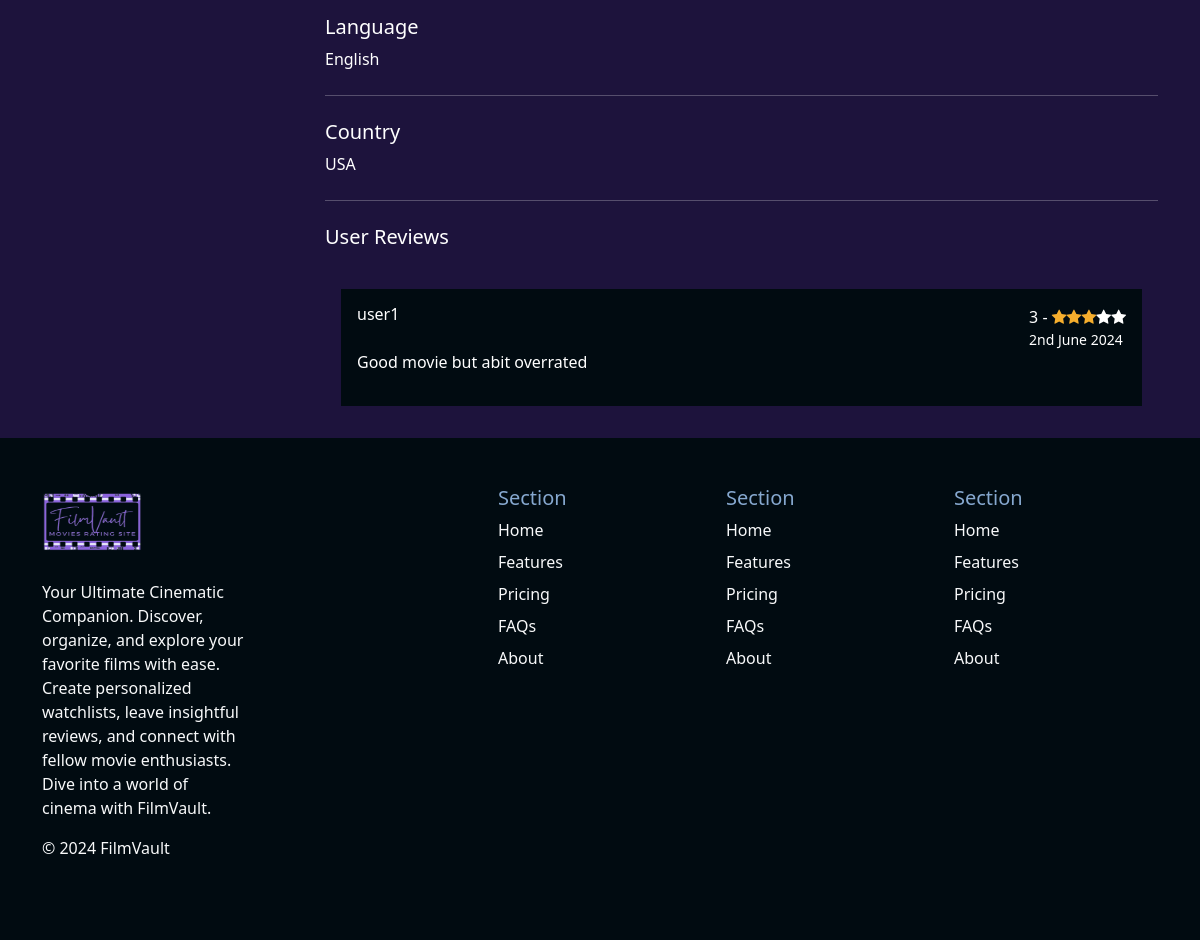
The page /movie-detail.php?movie_id=120 (lower part) on the database as committed earlier.
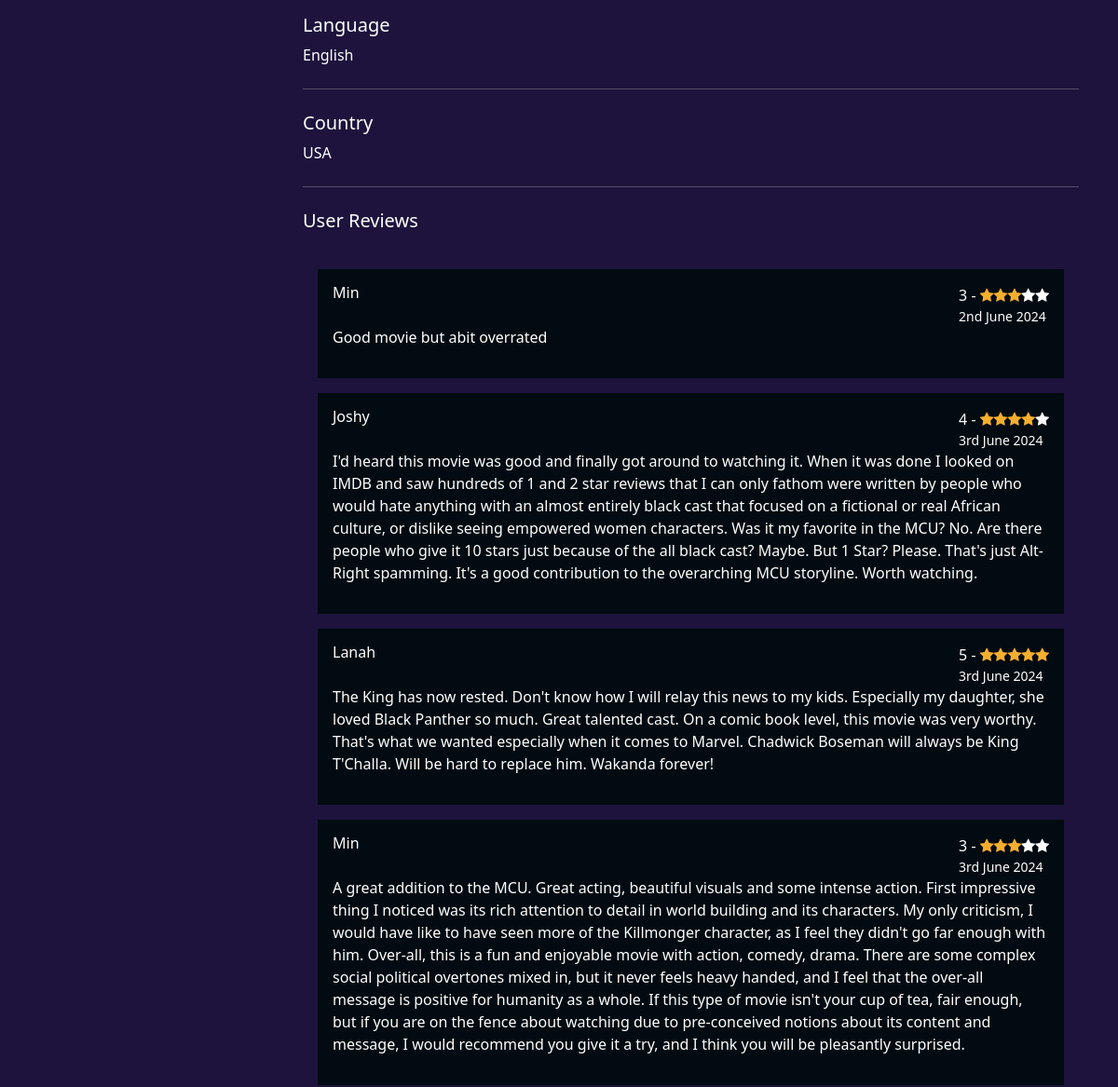
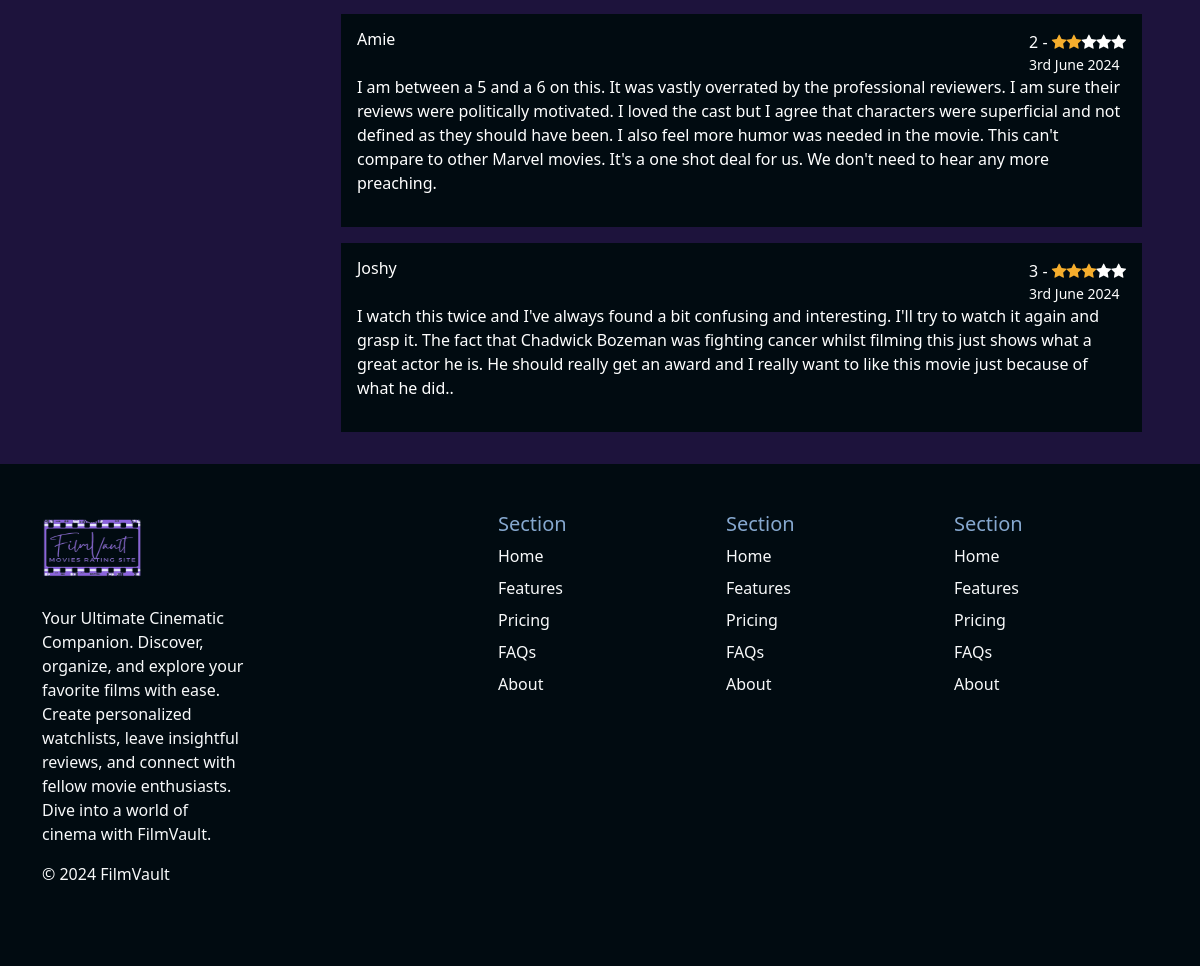
The same page on the database as committed later (2 pictures, top to bottom).
### tables this page shows
CREATE TABLE `Rating` (
  `rating_id` int(11) NOT NULL,
  `movie_id` int(11) DEFAULT NULL,
  `rating` int(11) DEFAULT NULL CHECK (`rating` between 1 and 5),
  `review` varchar(3000) DEFAULT NULL,
  `rating_date` timestamp NOT NULL DEFAULT current_timestamp() ON UPDATE current_timestamp(),
  `user_id` int(11) NOT NULL
);

CREATE TABLE `Users` (
  `user_id` int(11) NOT NULL,
  `username` varchar(255) DEFAULT NULL,
  `user_email` varchar(255) DEFAULT NULL,
  `user_pwd` varchar(255) DEFAULT NULL
);

### movie-detail.php (the view, shortened to what the changed rows need)
<?php
include 'db.php';
$movie_id = isset($_GET['movie_id']) ? intval($_GET['movie_id']) : 0;
try {
    $stmt = $db->prepare("SELECT rating, review, rating_date, u.username
                        FROM Rating r
                        INNER JOIN users u ON u.user_id = r.user_id
                        WHERE movie_id = :movie_id");
    $stmt->execute(['movie_id' => $movie_id]);
    $allRating = $stmt->fetchAll(PDO::FETCH_ASSOC);
} catch (PDOException $e) {
    die('Query failed: ' . $e->getMessage());
}
?>
<!doctype html>
<html lang="en">
<head>
  <link rel="stylesheet" href="extra.css">
  <link href="https://cdn.jsdelivr.net/npm/bootstrap@5.3.3/dist/css/bootstrap.min.css" rel="stylesheet">
  <link rel="stylesheet" href="https://cdnjs.cloudflare.com/ajax/libs/font-awesome/4.7.0/css/font-awesome.min.css">
</head>
<body>
<div class="container mt-3">
    <div class="row g-3">
        <div class="col-9">
            <div class="review-list p-3">
                <?php
                if (count($allRating) > 0) {
                    foreach ($allRating as $row) {
                        echo '<div class="review-card p-3 my-3">';
                        echo ' <div class="d-flex justify-content-between">';
                        echo '<h6>' . $row['username'] . '</h6> ';
                        echo ' <div class="d-flex flex-column">';
                        echo ' <span>';
                        echo '<span>' . $row['rating'] . ' - </span> ';
                        for ($i = 1; $i <= 5; $i++) {
                            if ($row && $row['rating']>= $i) {
                                echo '<i class="fa fa-star checked"></i>';
                            } else {
                                echo '<i class="fa fa-star"></i>';
                            }
                        };
                        echo '</span>';
                        echo ' <small>'. date("jS F Y", strtotime($row['rating_date'])) .'</small>';
                        echo '</div> ';
                        echo ' </div>';;
                        echo ' <p>';
                        echo $row['review'];
                        echo ' </p>';
                        echo '</div>';
                    }
                }
                ?>
            </div>
        </div>
    </div>
</div>
</body>
</html>

Rows that differ between the two databases and show on the page:
changed through a linked row, rating "Good movie but abit overrated": user.username "user1" → "Min"
added rating: user.username "Joshy", rating "4", rating_date "3rd June 2024", review "I'd heard this movie was good and finally got around to watching it. When it was done I looked on IMDB and saw hundreds of 1 and 2 star reviews that I can only fathom were written by people who would hate anything with an almost entirely black cast that focused on a fictional or real African culture, or dislike seeing empowered women characters. Was it my favorite in the MCU? No. Are there people who give it 10 stars just because of the all black cast? Maybe. But 1 Star? Please. That's just Alt-Right spamming. It's a good contribution to the overarching MCU storyline. Worth watching."
added rating: user.username "Lanah", rating "5", rating_date "3rd June 2024", review "The King has now rested. Don't know how I will relay this news to my kids. Especially my daughter, she loved Black Panther so much. Great talented cast. On a comic book level, this movie was very worthy. That's what we wanted especially when it comes to Marvel. Chadwick Boseman will always be King T'Challa. Will be hard to replace him. Wakanda forever!"
added rating: user.username "Min", rating "3", rating_date "3rd June 2024", review "A great addition to the MCU. Great acting, beautiful visuals and some intense action. First impressive thing I noticed was its rich attention to detail in world building and its characters. My only criticism, I would have like to have seen more of the Killmonger character, as I feel they didn't go far enough with him. Over-all, this is a fun and enjoyable movie with action, comedy, drama. There are some complex social political overtones mixed in, but it never feels heavy handed, and I feel that the over-all message is positive for humanity as a whole. If this type of movie isn't your cup of tea, fair enough, but if you are on the fence about watching due to pre-conceived notions about its…"
added rating: user.username "Amie", rating "2", rating_date "3rd June 2024", review "I am between a 5 and a 6 on this. It was vastly overrated by the professional reviewers. I am sure their reviews were politically motivated. I loved the cast but I agree that characters were superficial and not defined as they should have been. I also feel more humor was needed in the movie. This can't compare to other Marvel movies. It's a one shot deal for us. We don't need to hear any more preaching."
added rating: user.username "Joshy", rating "3", rating_date "3rd June 2024", review "I watch this twice and I've always found a bit confusing and interesting. I'll try to watch it again and grasp it. The fact that Chadwick Bozeman was fighting cancer whilst filming this just shows what a great actor he is. He should really get an award and I really want to like this movie just because of what he did.."
